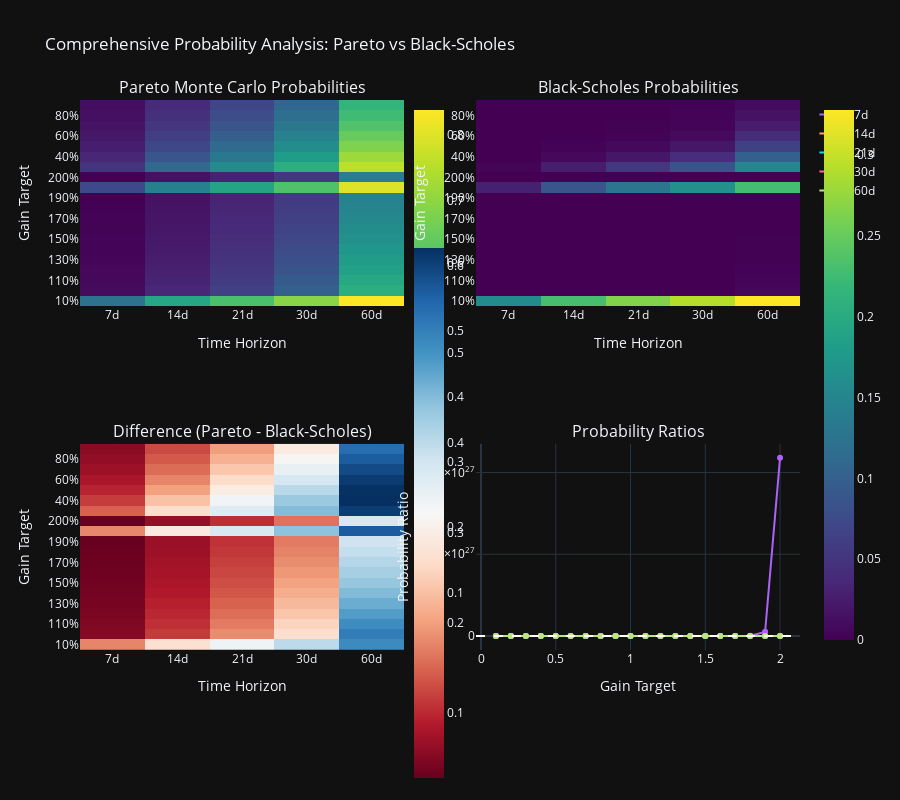
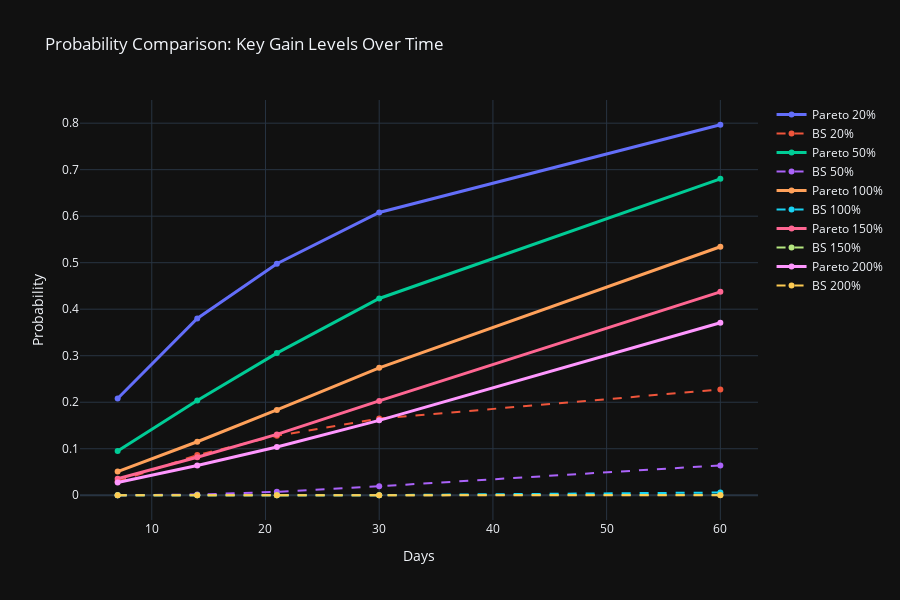

Write notebook code for charts like these, in order.
### Markdown cell above
## 7. Visualization & Trading Insights

Let's create comprehensive visualizations to understand the differences between models and extract actionable trading insights.

### Code cell
def create_comprehensive_visualizations(comparison_df: pd.DataFrame, pareto_pivot: pd.DataFrame, diff_pivot: pd.DataFrame):
    """
    Create comprehensive visualizations of the probability analysis.
    """
    
    # 1. Heatmap of Pareto probabilities
    fig = make_subplots(
        rows=2, cols=2,
        subplot_titles=('Pareto Monte Carlo Probabilities', 'Black-Scholes Probabilities', 
                       'Difference (Pareto - Black-Scholes)', 'Probability Ratios'),
        specs=[[{"type": "heatmap"}, {"type": "heatmap"}],
               [{"type": "heatmap"}, {"type": "scatter"}]]
    )
    
    # Pareto probabilities heatmap
    fig.add_trace(
        go.Heatmap(
            z=pareto_pivot.values,
            x=[f"{d}d" for d in pareto_pivot.columns],
            y=pareto_pivot.index,
            colorscale='Viridis',
            name='Pareto MC',
            colorbar=dict(x=0.45)
        ),
        row=1, col=1
    )
    
    # Black-Scholes probabilities heatmap
    bs_pivot = comparison_df.pivot(index='Gain_Percent', columns='Days', values='BS_Probability')
    fig.add_trace(
        go.Heatmap(
            z=bs_pivot.values,
            x=[f"{d}d" for d in bs_pivot.columns],
            y=bs_pivot.index,
            colorscale='Viridis',
            name='Black-Scholes',
            colorbar=dict(x=1.02)
        ),
        row=1, col=2
    )
    
    # Difference heatmap
    fig.add_trace(
        go.Heatmap(
            z=diff_pivot.values,
            x=[f"{d}d" for d in diff_pivot.columns],
            y=diff_pivot.index,
            colorscale='RdBu',
            name='Difference',
            colorbar=dict(x=0.45, y=0.25)
        ),
        row=2, col=1
    )
    
    # Scatter plot of ratios
    for days in [7, 14, 21, 30, 60]:
        day_data = comparison_df[comparison_df['Days'] == days]
        fig.add_trace(
            go.Scatter(
                x=day_data['Gain_Target'],
                y=day_data['Probability_Ratio'],
                mode='lines+markers',
                name=f'{days}d',
                line=dict(width=2)
            ),
            row=2, col=2
        )
    
    # Add horizontal line at y=1 (equal probabilities)
    fig.add_hline(y=1, line_dash="dash", line_color="white", row=2, col=2)
    
    fig.update_layout(
        title_text="Comprehensive Probability Analysis: Pareto vs Black-Scholes",
        height=800,
        template='plotly_dark'
    )
    
    # Update axes
    fig.update_yaxes(title_text="Gain Target", row=1, col=1)
    fig.update_yaxes(title_text="Gain Target", row=1, col=2)
    fig.update_yaxes(title_text="Gain Target", row=2, col=1)
    fig.update_yaxes(title_text="Probability Ratio", row=2, col=2)
    fig.update_xaxes(title_text="Time Horizon", row=1, col=1)
    fig.update_xaxes(title_text="Time Horizon", row=1, col=2)
    fig.update_xaxes(title_text="Time Horizon", row=2, col=1)
    fig.update_xaxes(title_text="Gain Target", row=2, col=2)
    
    fig.show()
    
    # 2. Specific analysis for key gain levels
    fig2 = go.Figure()
    
    key_gains = [0.2, 0.5, 1.0, 1.5, 2.0]  # 20%, 50%, 100%, 150%, 200%
    
    for gain in key_gains:
        gain_data = comparison_df[comparison_df['Gain_Target'] == gain]
        
        fig2.add_trace(go.Scatter(
            x=gain_data['Days'],
            y=gain_data['Probability'],
            mode='lines+markers',
            name=f'Pareto {gain:.0%}',
            line=dict(width=3)
        ))
        
        fig2.add_trace(go.Scatter(
            x=gain_data['Days'],
            y=gain_data['BS_Probability'],
            mode='lines+markers',
            name=f'BS {gain:.0%}',
            line=dict(dash='dash', width=2)
        ))
    
    fig2.update_layout(
        title='Probability Comparison: Key Gain Levels Over Time',
        xaxis_title='Days',
        yaxis_title='Probability',
        template='plotly_dark',
        height=600
    )
    
    fig2.show()

# Create visualizations
if 'comparison_analysis' in locals():
    create_comprehensive_visualizations(comparison_analysis, pareto_pivot, diff_pivot)
    
    # Trading insights
    print("\n" + "="*60)
    print("💡 KEY TRADING INSIGHTS")
    print("="*60)
    
    # Analyze where models diverge most
    extreme_diffs = comparison_analysis[abs(comparison_analysis['Probability_Diff']) > 0.1]
    
    if len(extreme_diffs) > 0:
        print("🎯 MAJOR MODEL DISCREPANCIES (>10% difference):")
        for _, row in extreme_diffs.iterrows():
            direction = "HIGHER" if row['Probability_Diff'] > 0 else "LOWER"
            print(f"   • {row['Gain_Percent']} in {row['Days']} days: Pareto {direction} by {abs(row['Probability_Diff']):.1%}")
    
    print(f"\n📊 MARKET REGIME IMPACT:")
    current_regime = eth_data['Market_Regime'].iloc[-1]
    bull_prob = eth_data['Bull_Prob'].iloc[-1]
    bear_prob = eth_data['Bear_Prob'].iloc[-1]
    
    print(f"   Current regime: {current_regime}")
    print(f"   Bull probability: {bull_prob:.1%}")
    print(f"   Bear probability: {bear_prob:.1%}")
    
    if bull_prob > 0.6:
        print("   🚀 HIGH BULL PROBABILITY: Consider long volatility strategies")
    elif bear_prob > 0.6:
        print("   📉 HIGH BEAR PROBABILITY: Consider protective strategies")
    else:
        print("   ⚖️  NEUTRAL REGIME: Mixed strategies may be optimal")
    
    print(f"\n🎲 POWER LAW IMPLICATIONS:")
    print("   • Pareto model captures fat-tail events better than Black-Scholes")
    print("   • Large gains (>100%) may be significantly underpriced by traditional models")
    print("   • Consider options strategies that benefit from extreme movements")
    print("   • Risk management should account for higher tail risk than BS suggests")
    
else:
    print("❌ No comparison data available for visualization")

### Figure 1 — Plotly figure (JSON) as saved in the notebook; plotly's stock layout.template omitted (floating-point values rounded to 4 significant figures)
{"data": [{"colorbar": {"x": 0.45}, "colorscale": [[0, "#440154"], [0.1111, "#482878"], [0.2222, "#3e4989"], [0.3333, "#31688e"], [0.4444, "#26828e"], [0.5556, "#1f9e89"], [0.6667, "#35b779"], [0.7778, "#6ece58"], [0.8889, "#b5de2b"], [1, "#fde725"]], "name": "Pareto MC", "type": "heatmap", "x": ["7d", "14d", "21d", "30d", "60d"], "xaxis": "x", "y": ["10%", "100%", "110%", "120%", "130%", "140%", "150%", "160%", "170%", "180%", "190%", "20%", "200%", "30%", "40%", "50%", "60%", "70%", "80%", "90%"], "yaxis": "y", "z": [[0.3344, 0.5065, 0.602, 0.6923, 0.8383], [0.05084, 0.115, 0.1835, 0.2739, 0.5342], [0.04678, 0.106, 0.1689, 0.2564, 0.5105], [0.04338, 0.09852, 0.1575, 0.2403, 0.4901], [0.04012, 0.09234, 0.1471, 0.2265, 0.4705], [0.03772, 0.08674, 0.1383, 0.2141, 0.4533], [0.03546, 0.08182, 0.1308, 0.2028, 0.4373], [0.03334, 0.07742, 0.1244, 0.1933, 0.4223], [0.03168, 0.0736, 0.1182, 0.1836, 0.4085], [0.03016, 0.07006, 0.1125, 0.1756, 0.3948], [0.02868, 0.06702, 0.1077, 0.1683, 0.383], [0.208, 0.3803, 0.4977, 0.608, 0.7966], [0.02756, 0.06376, 0.1037, 0.1611, 0.371], [0.1502, 0.2965, 0.4165, 0.5369, 0.7566], [0.1159, 0.2421, 0.3535, 0.4744, 0.7173], [0.0953, 0.2037, 0.3056, 0.4231, 0.6803], [0.0807, 0.1774, 0.2695, 0.3832, 0.6463], [0.06994, 0.1563, 0.242, 0.3492, 0.613], [0.06168, 0.1403, 0.2183, 0.3196, 0.5843], [0.05576, 0.1265, 0.1986, 0.2947, 0.5577]]}, {"colorbar": {"x": 1.02}, "colorscale": [[0, "#440154"], [0.1111, "#482878"], [0.2222, "#3e4989"], [0.3333, "#31688e"], [0.4444, "#26828e"], [0.5556, "#1f9e89"], [0.6667, "#35b779"], [0.7778, "#6ece58"], [0.8889, "#b5de2b"], [1, "#fde725"]], "name": "Black-Scholes", "type": "heatmap", "x": ["7d", "14d", "21d", "30d", "60d"], "xaxis": "x2", "y": ["10%", "100%", "110%", "120%", "130%", "140%", "150%", "160%", "170%", "180%", "190%", "20%", "200%", "30%", "40%", "50%", "60%", "70%", "80%", "90%"], "yaxis": "y2", "z": [[0.1572, 0.2298, 0.2655, 0.2916, 0.3278], [7.803e-13, 2.497e-07, 1.838e-05, 0.0002531, 0.00592], [1.958e-14, 3.8e-08, 5.106e-06, 0.000101, 0.003617], [4.658e-16, 5.649e-09, 1.4e-06, 4.001e-05, 0.002207], [1.066e-17, 8.262e-10, 3.801e-07, 1.577e-05, 0.001345], [2.375e-19, 1.195e-10, 1.026e-07, 6.195e-06, 0.0008208], [5.197e-21, 1.717e-11, 2.763e-08, 2.432e-06, 0.0005012], [1.126e-22, 2.459e-12, 7.431e-09, 9.55e-07, 0.0003066], [2.433e-24, 3.522e-13, 2.001e-09, 3.757e-07, 0.000188], [5.267e-26, 5.059e-14, 5.402e-10, 1.482e-07, 0.0001155], [1.148e-27, 7.3e-15, 1.464e-10, 5.865e-08, 7.121e-05], [0.02948, 0.08638, 0.128, 0.1648, 0.2274], [2.528e-29, 1.06e-15, 3.989e-11, 2.331e-08, 4.402e-05], [0.003464, 0.02635, 0.05428, 0.08578, 0.1528], [0.0002784, 0.006778, 0.02074, 0.0418, 0.1], [1.651e-05, 0.001521, 0.007291, 0.01931, 0.06421], [7.698e-07, 0.0003059, 0.002398, 0.008555, 0.04059], [2.966e-08, 5.644e-05, 0.0007481, 0.003666, 0.02536], [9.836e-10, 9.731e-06, 0.000224, 0.001532, 0.0157], [2.9e-11, 1.591e-06, 6.495e-05, 0.0006272, 0.009663]]}, {"colorbar": {"x": 0.45, "y": 0.25}, "colorscale": [[0, "rgb(103,0,31)"], [0.1, "rgb(178,24,43)"], [0.2, "rgb(214,96,77)"], [0.3, "rgb(244,165,130)"], [0.4, "rgb(253,219,199)"], [0.5, "rgb(247,247,247)"], [0.6, "rgb(209,229,240)"], [0.7, "rgb(146,197,222)"], [0.8, "rgb(67,147,195)"], [0.9, "rgb(33,102,172)"], [1, "rgb(5,48,97)"]], "name": "Difference", "type": "heatmap", "x": ["7d", "14d", "21d", "30d", "60d"], "xaxis": "x3", "y": ["10%", "100%", "110%", "120%", "130%", "140%", "150%", "160%", "170%", "180%", "190%", "20%", "200%", "30%", "40%", "50%", "60%", "70%", "80%", "90%"], "yaxis": "y3", "z": [[0.1772, 0.2767, 0.3366, 0.4008, 0.5105], [0.05084, 0.115, 0.1834, 0.2736, 0.5283], [0.04678, 0.106, 0.1689, 0.2563, 0.5069], [0.04338, 0.09852, 0.1575, 0.2402, 0.4879], [0.04012, 0.09234, 0.1471, 0.2265, 0.4692], [0.03772, 0.08674, 0.1383, 0.2141, 0.4525], [0.03546, 0.08182, 0.1308, 0.2028, 0.4368], [0.03334, 0.07742, 0.1244, 0.1933, 0.422], [0.03168, 0.0736, 0.1182, 0.1836, 0.4083], [0.03016, 0.07006, 0.1125, 0.1756, 0.3947], [0.02868, 0.06702, 0.1077, 0.1683, 0.3829], [0.1786, 0.2939, 0.3698, 0.4432, 0.5692], [0.02756, 0.06376, 0.1037, 0.1611, 0.3709], [0.1467, 0.2701, 0.3622, 0.4511, 0.6038], [0.1156, 0.2353, 0.3327, 0.4326, 0.6173], [0.09528, 0.2022, 0.2983, 0.4038, 0.6161], [0.0807, 0.1771, 0.2671, 0.3746, 0.6057], [0.06994, 0.1563, 0.2413, 0.3455, 0.5877], [0.06168, 0.1403, 0.2181, 0.3181, 0.5686], [0.05576, 0.1265, 0.1986, 0.2941, 0.548]]}, {"line": {"width": 2}, "mode": "lines+markers", "name": "7d", "type": "scatter", "x": [0.1, 0.2, 0.3, 0.4, 0.5, 0.6, 0.7, 0.8, 0.9, 1.0, 1.1, 1.2, 1.3, 1.4, 1.5, 1.6, 1.7, 1.8, 1.9, 2.0], "xaxis": "x4", "y": [2.127, 7.058, 43.36, 416.4, 5771.0, 104800.0, 2358000.0, 62710000.0, 1923000000.0, 65150000000.0, 2390000000000.0, 93140000000000.0, 3763000000000000.0, 1.588e+17, 6.824e+18, 2.96e+20, 1.302e+22, 5.727e+23, 2.499e+25, 1.09e+27], "yaxis": "y4"}, {"line": {"width": 2}, "mode": "lines+markers", "name": "14d", "type": "scatter", "x": [0.1, 0.2, 0.3, 0.4, 0.5, 0.6, 0.7, 0.8, 0.9, 1.0, 1.1, 1.2, 1.3, 1.4, 1.5, 1.6, 1.7, 1.8, 1.9, 2.0], "xaxis": "x4", "y": [2.204, 4.402, 11.25, 35.72, 134.0, 580.0, 2770.0, 14420.0, 79500.0, 460700.0, 2789000.0, 17440000.0, 111800000.0, 725900000.0, 4766000000.0, 31490000000.0, 208900000000.0, 1385000000000.0, 9181000000000.0, 60140000000000.0], "yaxis": "y4"}, {"line": {"width": 2}, "mode": "lines+markers", "name": "21d", "type": "scatter", "x": [0.1, 0.2, 0.3, 0.4, 0.5, 0.6, 0.7, 0.8, 0.9, 1.0, 1.1, 1.2, 1.3, 1.4, 1.5, 1.6, 1.7, 1.8, 1.9, 2.0], "xaxis": "x4", "y": [2.268, 3.889, 7.673, 17.04, 41.92, 112.4, 323.5, 974.6, 3058.0, 9983.0, 33080.0, 112500.0, 387100.0, 1347000.0, 4736000.0, 16750000.0, 59090000.0, 208300000.0, 735400000.0, 2600000000.0], "yaxis": "y4"}, {"line": {"width": 2}, "mode": "lines+markers", "name": "30d", "type": "scatter", "x": [0.1, 0.2, 0.3, 0.4, 0.5, 0.6, 0.7, 0.8, 0.9, 1.0, 1.1, 1.2, 1.3, 1.4, 1.5, 1.6, 1.7, 1.8, 1.9, 2.0], "xaxis": "x4", "y": [2.375, 3.69, 6.259, 11.35, 21.91, 44.79, 95.24, 208.7, 469.8, 1082.0, 2539.0, 6006.0, 14370.0, 34560.0, 83400.0, 202400.0, 488800.0, 1185000.0, 2869000.0, 6909000.0], "yaxis": "y4"}, {"line": {"width": 2}, "mode": "lines+markers", "name": "60d", "type": "scatter", "x": [0.1, 0.2, 0.3, 0.4, 0.5, 0.6, 0.7, 0.8, 0.9, 1.0, 1.1, 1.2, 1.3, 1.4, 1.5, 1.6, 1.7, 1.8, 1.9, 2.0], "xaxis": "x4", "y": [2.557, 3.503, 4.953, 7.171, 10.59, 15.92, 24.18, 37.21, 57.71, 90.24, 141.1, 222.1, 349.7, 552.3, 872.3, 1377.0, 2173.0, 3417.0, 5378.0, 8426.0], "yaxis": "y4"}], "layout": {"annotations": [{"font": {"size": 16}, "showarrow": false, "text": "Pareto Monte Carlo Probabilities", "x": 0.225, "xanchor": "center", "xref": "paper", "y": 1, "yanchor": "bottom", "yref": "paper"}, {"font": {"size": 16}, "showarrow": false, "text": "Black-Scholes Probabilities", "x": 0.775, "xanchor": "center", "xref": "paper", "y": 1, "yanchor": "bottom", "yref": "paper"}, {"font": {"size": 16}, "showarrow": false, "text": "Difference (Pareto - Black-Scholes)", "x": 0.225, "xanchor": "center", "xref": "paper", "y": 0.375, "yanchor": "bottom", "yref": "paper"}, {"font": {"size": 16}, "showarrow": false, "text": "Probability Ratios", "x": 0.775, "xanchor": "center", "xref": "paper", "y": 0.375, "yanchor": "bottom", "yref": "paper"}], "height": 800, "shapes": [{"line": {"color": "white", "dash": "dash"}, "type": "line", "x0": 0, "x1": 1, "xref": "x4 domain", "y0": 1, "y1": 1, "yref": "y4"}], "title": {"text": "Comprehensive Probability Analysis: Pareto vs Black-Scholes"}, "xaxis": {"anchor": "y", "domain": [0, 0.45], "title": {"text": "Time Horizon"}}, "xaxis2": {"anchor": "y2", "domain": [0.55, 1], "title": {"text": "Time Horizon"}}, "xaxis3": {"anchor": "y3", "domain": [0, 0.45], "title": {"text": "Time Horizon"}}, "xaxis4": {"anchor": "y4", "domain": [0.55, 1], "title": {"text": "Gain Target"}}, "yaxis": {"anchor": "x", "domain": [0.625, 1], "title": {"text": "Gain Target"}}, "yaxis2": {"anchor": "x2", "domain": [0.625, 1], "title": {"text": "Gain Target"}}, "yaxis3": {"anchor": "x3", "domain": [0, 0.375], "title": {"text": "Gain Target"}}, "yaxis4": {"anchor": "x4", "domain": [0, 0.375], "title": {"text": "Probability Ratio"}}}}

### Figure 2 — Plotly figure (JSON) as saved in the notebook; plotly's stock layout.template omitted (floating-point values rounded to 4 significant figures)
{"data": [{"line": {"width": 3}, "mode": "lines+markers", "name": "Pareto 20%", "type": "scatter", "x": [7, 14, 21, 30, 60], "y": [0.208, 0.3803, 0.4977, 0.608, 0.7966]}, {"line": {"dash": "dash", "width": 2}, "mode": "lines+markers", "name": "BS 20%", "type": "scatter", "x": [7, 14, 21, 30, 60], "y": [0.02948, 0.08638, 0.128, 0.1648, 0.2274]}, {"line": {"width": 3}, "mode": "lines+markers", "name": "Pareto 50%", "type": "scatter", "x": [7, 14, 21, 30, 60], "y": [0.0953, 0.2037, 0.3056, 0.4231, 0.6803]}, {"line": {"dash": "dash", "width": 2}, "mode": "lines+markers", "name": "BS 50%", "type": "scatter", "x": [7, 14, 21, 30, 60], "y": [1.651e-05, 0.001521, 0.007291, 0.01931, 0.06421]}, {"line": {"width": 3}, "mode": "lines+markers", "name": "Pareto 100%", "type": "scatter", "x": [7, 14, 21, 30, 60], "y": [0.05084, 0.115, 0.1835, 0.2739, 0.5342]}, {"line": {"dash": "dash", "width": 2}, "mode": "lines+markers", "name": "BS 100%", "type": "scatter", "x": [7, 14, 21, 30, 60], "y": [7.803e-13, 2.497e-07, 1.838e-05, 0.0002531, 0.00592]}, {"line": {"width": 3}, "mode": "lines+markers", "name": "Pareto 150%", "type": "scatter", "x": [7, 14, 21, 30, 60], "y": [0.03546, 0.08182, 0.1308, 0.2028, 0.4373]}, {"line": {"dash": "dash", "width": 2}, "mode": "lines+markers", "name": "BS 150%", "type": "scatter", "x": [7, 14, 21, 30, 60], "y": [5.197e-21, 1.717e-11, 2.763e-08, 2.432e-06, 0.0005012]}, {"line": {"width": 3}, "mode": "lines+markers", "name": "Pareto 200%", "type": "scatter", "x": [7, 14, 21, 30, 60], "y": [0.02756, 0.06376, 0.1037, 0.1611, 0.371]}, {"line": {"dash": "dash", "width": 2}, "mode": "lines+markers", "name": "BS 200%", "type": "scatter", "x": [7, 14, 21, 30, 60], "y": [2.528e-29, 1.06e-15, 3.989e-11, 2.331e-08, 4.402e-05]}], "layout": {"height": 600, "title": {"text": "Probability Comparison: Key Gain Levels Over Time"}, "xaxis": {"title": {"text": "Days"}}, "yaxis": {"title": {"text": "Probability"}}}}
